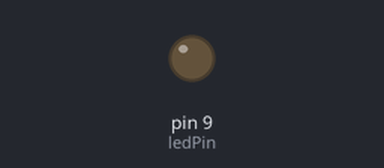
Simulated run of this sketch. Board: Arduino Uno, built with avr-gcc and run on an emulated ATmega328P. Parts: output pins drawn as LEDs (lit = HIGH).

Above: at 0.15 s.
At 39.84 s:
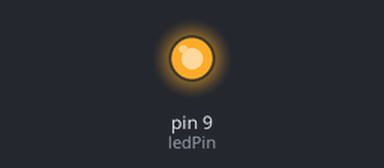
Timing chart, 0 to 40.0 s (numbered marks = the images above):
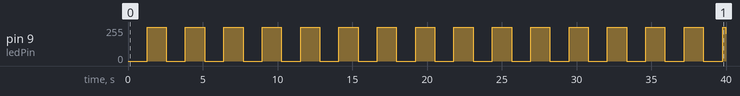

The sketch:

3_1.ino
```cpp
/*
  keyes 4WD 多功能智能车
  课程 03.1
  PWM 控制
  http://www.keyes-robot.com
*/
const int ledPin = 9;  // 定义LED引脚D9

void setup() {
  pinMode(ledPin, OUTPUT); //设置LED引脚为输出模式。
}

void loop() {
  for (int i = 0; i <= 255; i++) { //使LED逐渐亮
    analogWrite(ledPin, i); //输出PWM
    delay(5);  // 延时 5 毫秒
  }
  for (int i = 255; i >= 0; i--) {  //使LED逐渐熄灭
    analogWrite(ledPin, i); //输出PWM
    delay(5);
  }
}
```

Measured:
- by itself, pin 9 (ledPin): 0/255 → 255/255 at 1.3 s, → 0/255 1.3 s later, → 255/255 1.3 s later, → 0/255 1.3 s later, … (32 changes in this stretch)
